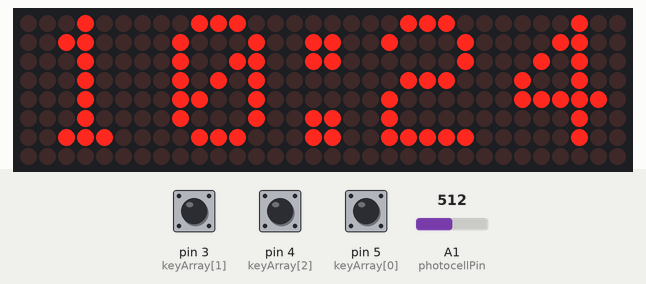
Bench run of a sketch on a simulated Arduino Uno, built with avr-gcc and run on an emulated ATmega328P. On the bench: 32×8 LED matrix. Inputs (shaded band) come from the test bench; at power-on: pin 4 (keyArray[2]) LOW, pin 3 (keyArray[1]) LOW, pin 5 (keyArray[0]) LOW, A1 (photocellPin) = 512. The local clock reads 2024-03-15 10:24:30 at power-on unless the sketch sets it.

Above: at 1.2 s.
1.3 s: pin 4 (keyArray[2]) pulled HIGH for 0.15 s
At 2.4 s:
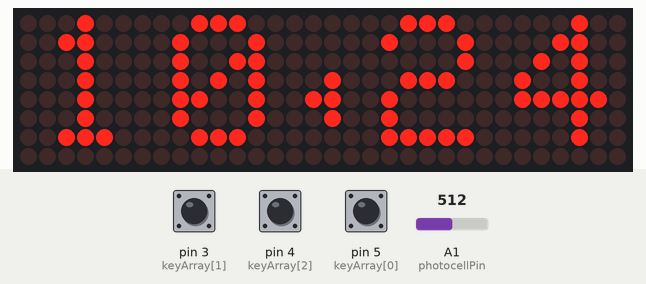
2.9 s: pin 3 (keyArray[1]) pulled HIGH for 1 s
At 4.2 s:
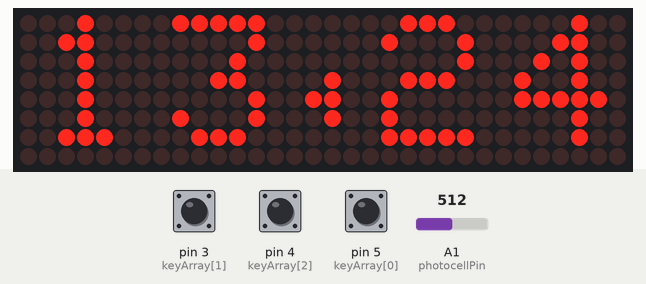
5.4 s: pin 5 (keyArray[0]) pulled HIGH for 3.2 s
At 9.7 s:
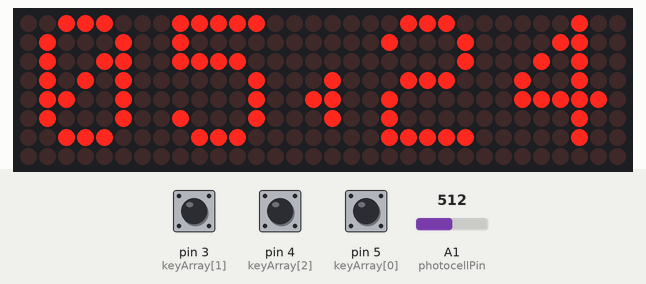
10.1 s: A1 (photocellPin) set to 716
11.6 s: pin 3 (keyArray[1]) pulled HIGH for 0.15 s
At 12.3 s:
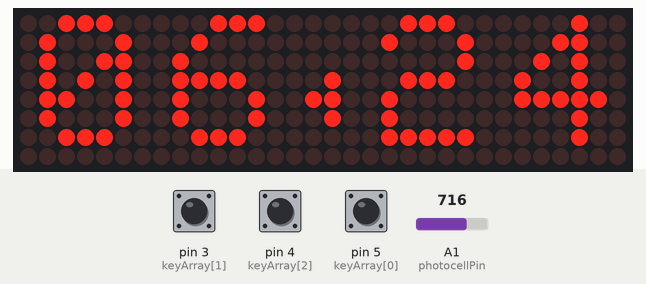
13.2 s: pin 4 (keyArray[2]) pulled HIGH for 1 s
At 13.6 s:
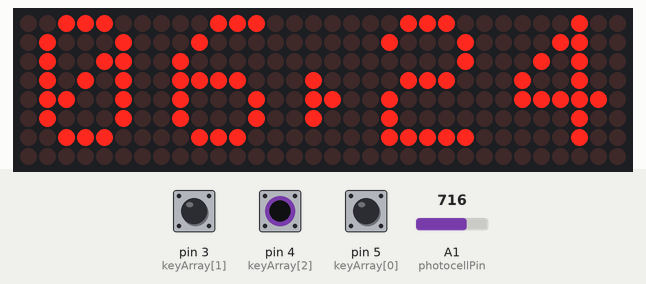
Timing chart, 0 to 16.2 s (numbered marks = the images above; inputs shaded):
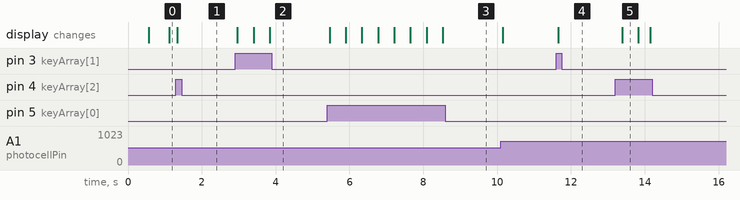

Measured:
- after the input at 1.3 s, the display: changes at once (image 1)
- after the input at 2.9 s, the display: first changes after 0.06 s (image 2 shows a later state)
- after the input at 5.4 s, the display: first changes after 0.06 s (image 3 shows a later state)
- after the input at 11.6 s, the display: changes after 0.06 s (image 4)
- after the input at 13.2 s, the display: changes after 0.19 s (image 5)
- what the display in image 5 shows lasts 0.4 s, from 13.4 s to 13.8 s

The sketch:

v0.2-update.ino
```cpp
/*
 *Digital Clock V0.2.1
 *by Hardi Huang - Sep 29 2018
 *
 *update log:
 *  sep/29/2018 13:13 added photocell change brightness function
*/


/*
max7219 matrix display CONNECTIONS:
 *CLK -> 13
 *CS -> 10
 *DIN -> 11
BUTTON CONNECTIONS:
 *10k pull-up button
 *btnLeft -> D5
 *btnRight -> D3
 *btnSet -> D4
RTC 1302 CLOCK CONNECTIONS:
 * DAT ->D6
 * CLK ->D7
 * RST ->D8
*/

#include <SPI.h>
#include <Adafruit_GFX.h>
#include <Max72xxPanel.h>
#include <stdio.h>
#include <DS1302.h>

int pinCS = 10;
int numberOfHorizontalDisplays = 4;
int numberOfVerticalDisplays = 1;
Max72xxPanel matrix = Max72xxPanel(pinCS, numberOfHorizontalDisplays, numberOfVerticalDisplays);

namespace {
  const int kCePin   = 8;  //RST
  const int kIoPin   = 6;  //DAT
  const int kSclkPin = 7;  //CLK
  DS1302 rtc(kCePin, kIoPin, kSclkPin);
}//namespace

int btnLeft = 0;
int btnRight = 0;
int btnSet = 0;
int timeData[7] = {2018,9,28,18,34,44,4}; //year,month,date,hour,minute,second,day
int state = 0; //0==display mode; 1==set time mode; 2==set alarm mode; 3==action select
int selected = 0; //which one we are editing right now,same order with timeData
int debounce[3];
String key="0";
char hexaKeys[]={'L','R','S'};
unsigned long editTimer = millis();
unsigned long dotTimer = millis();
bool dotState = 1;
int photocellPin = 1;
int photocellReading;
int brightness;//1-15

void setup() {
  pinMode(3, INPUT);
  pinMode(4, INPUT);
  pinMode(5, INPUT);
  Serial.begin(9600);
  rtc.writeProtect(false);
  rtc.halt(false);
  matrix.setIntensity(10);
  matrix.setRotation(0, 1);
  matrix.setRotation(1, 1);
  matrix.setRotation(2, 1);
  matrix.setRotation(3, 1);

}

void loop() {
  changeBrightness();
  getKey();
  if(state == 0){
    getTime();
    if(key == "S"){
      state = 1;
      selected = 3;
      editTimer = millis();
      btnSet = 0;
      key = "0";
    }
  }
  drawDisplay();

  if(state == 1 and key!= "0"){
    if(key == "R"){
      editTimer = millis();
      addOne();
      key = "0";
    }else if(key == "L"){
      editTimer = millis();
      minusOne();
      key = "0";
    }else if(key == "S"){
      key = "0";
      editTimer = millis();
      if(selected<4){
        selected++;
      }else{
        selected = 0;
        state = 0;
        timeData[5]=0;//reset second
        updateTimeData();
      }
    }
  }
  if(state != 0 and millis() - editTimer > 15000){
    state = 0;
    selected = 0;
  }
  delay(100);
}

void getKey(){
  int keyArray[] = {5,3,4};//left, right, set
  for(int i = 0; i < 3; i++){
    if(digitalRead(keyArray[i]) == 1){
      if(debounce[i] == 0){
        key = hexaKeys[i];
        debounce[i] = 3;
      }else{
        debounce[i] -= 1;
      }
    }else{
      debounce[i] = 0;
    }
  }
}

void getTime(){
  Time t = rtc.time();
  timeData[0] = t.yr;
  timeData[1] = t.mon;
  timeData[2] = t.date;
  timeData[3] = t.hr;
  timeData[4] = t.min;
  timeData[5] = t.sec;
  timeData[6] = t.day;
}

void drawDisplay(){
  String strHr = String(timeData[3]);
  if(timeData[3]<10){
    strHr="0"+strHr;
  }

  String strMin = String(timeData[4]);
  if(timeData[4]<10){
    strMin="0"+strMin;
  }

  String strSec = String(timeData[5]);
  if(timeData[5]<10){
    strSec="0"+strSec;
  }
  matrix.fillScreen(LOW);

  //draw hours
  matrix.drawChar(1, 0, strHr.charAt(0),HIGH,LOW, 1);
  matrix.drawChar(8, 0, strHr.charAt(1),HIGH,LOW, 1);

  if(millis()-dotTimer>=500  ){
    if(dotState == 1){
      dotState = 0;
    }else if(dotState == 0 and state == 0){
      dotState = 1;
    }
    dotTimer = millis();
  }
  // draw dots
  if(state == 0){//normal double blinking dot
    matrix.drawPixel(15,1,dotState);
    matrix.drawPixel(15,2,dotState);
    matrix.drawPixel(16,1,dotState);
    matrix.drawPixel(16,2,dotState);
    matrix.drawPixel(15,5,dotState);
    matrix.drawPixel(15,6,dotState);
    matrix.drawPixel(16,5,dotState);
    matrix.drawPixel(16,6,dotState);
  }else if(state == 1){
    if(selected == 3){//left arrow edit hour
      matrix.drawPixel(16,3,1);
      matrix.drawPixel(16,5,1);
      matrix.drawPixel(16,4,1);
      matrix.drawPixel(15,4,1);
    }else if(selected == 4){//right arrow edit minute
      matrix.drawPixel(15,3,1);
      matrix.drawPixel(15,5,1);
      matrix.drawPixel(15,4,1);
      matrix.drawPixel(16,4,1);
    }
  }
  //draw minutes
  matrix.drawChar(19, 0, strMin.charAt(0), HIGH, LOW, 1);
  matrix.drawChar(26, 0, strMin.charAt(1), HIGH, LOW, 1);
  matrix.write();

}

void addOne(){
  int upperLimit=0;
  int lowerLimit=0;
  switch(selected){
    case 0:  upperLimit = 2020; lowerLimit = 2000;  break;  //year
    case 1:  upperLimit = 12; lowerLimit = 1;break; //month
    case 2:  upperLimit = 31; lowerLimit = 1;break; //date
    case 3:  upperLimit = 23; lowerLimit = 0;break; //hour
    case 4:  upperLimit = 59; lowerLimit = 0;break; //minute
    case 5:  upperLimit = 59; lowerLimit = 0;break; // second
    case 6:  upperLimit = 7; lowerLimit = 1;break; // day
  }
  if(timeData[selected] < upperLimit){
    timeData[selected]++;
  }else if(timeData[selected] == upperLimit){
    timeData[selected] = lowerLimit;
  }
  drawDisplay();
}

void minusOne(){
  int lowerLimit=0;
  int upperLimit=0;
  switch(selected){
    case 0: upperLimit = 2020;lowerLimit = 2000; break;  //year
    case 1: upperLimit = 12;lowerLimit = 1;break; //month
    case 2: upperLimit = 31;lowerLimit = 1;break; //date
    case 3: upperLimit = 23;lowerLimit = 0;break; //hour
    case 4: upperLimit = 59;lowerLimit = 0;break; //minute
    case 5: upperLimit = 59;lowerLimit = 0;break; // second
    case 6: upperLimit = 7;lowerLimit = 1;break; // day
  }

  if(timeData[selected] > lowerLimit){
    timeData[selected]--;
  }else if(timeData[selected] == lowerLimit){
    timeData[selected] = upperLimit;
  }
  drawDisplay();
}

void updateTimeData(){
  //Time t(2013, 9, 22, 01, 38, 50, Time::kTuesday);
  Time t(timeData[0], timeData[1], timeData[2], timeData[3], timeData[4], timeData[5],  timeData[6]);
  rtc.time(t);
}

void changeBrightness(){
  photocellReading = analogRead(photocellPin);
  //Serial.println(photocellReading);
  brightness = map(photocellReading,800,0,5,15);
  //Serial.println(brightness);
  matrix.setIntensity(brightness);
}
```
